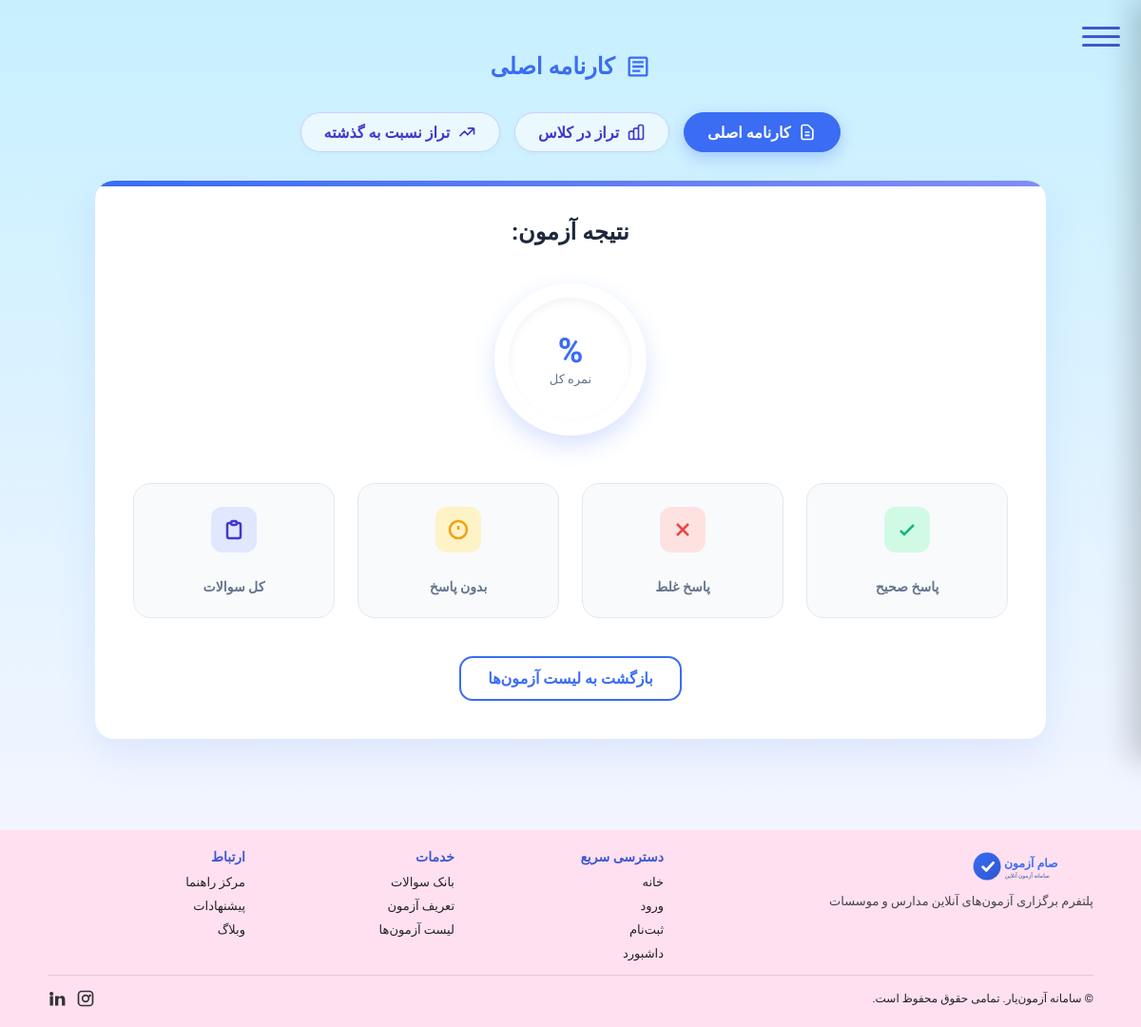
The app's page /accounts/exams/19/result/ (signed in), older data.
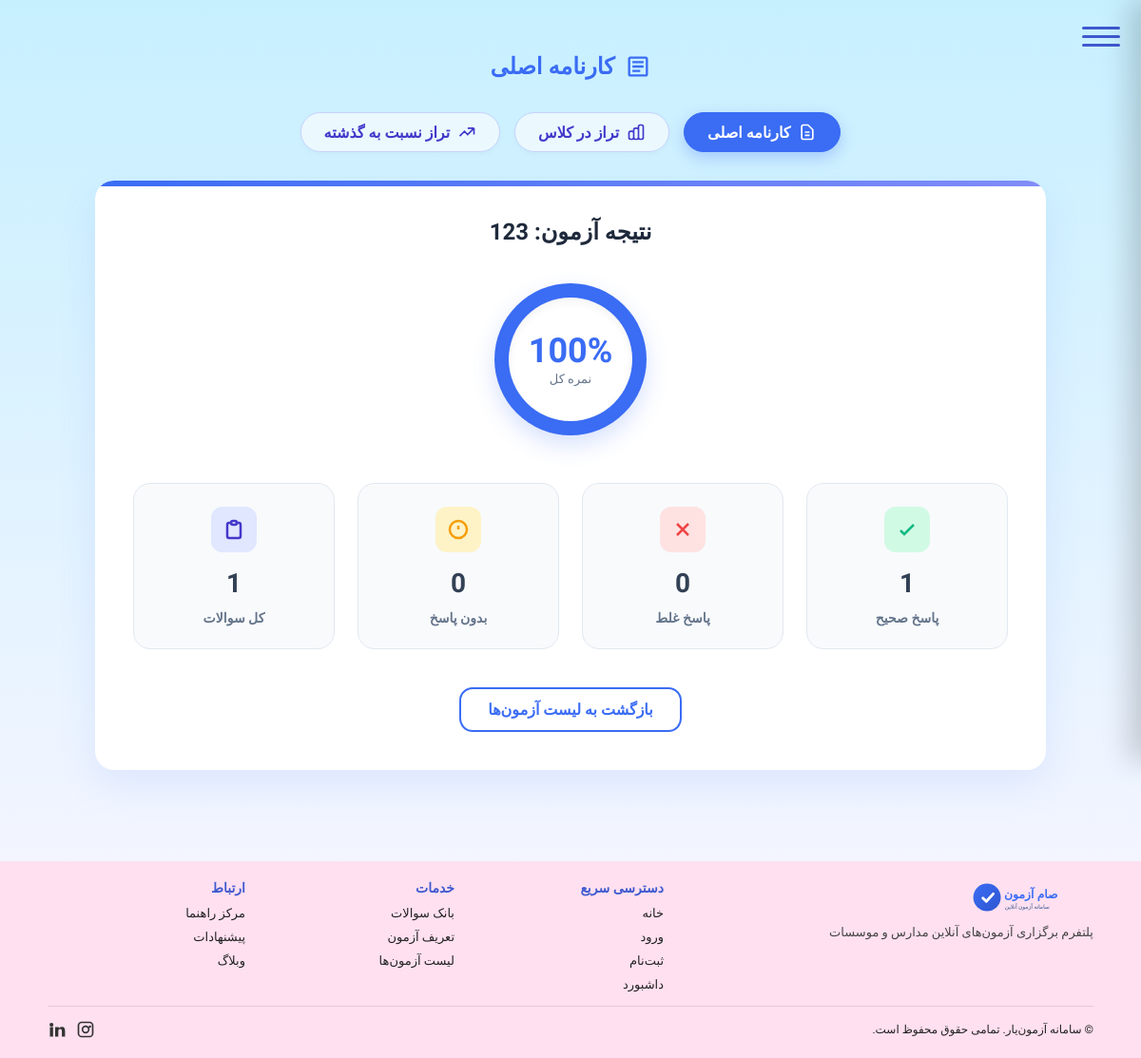
The same page, newer data.
### accounts/models.py (models this page shows, shortened)
class Exam(models.Model):
    name = models.CharField(max_length=200)
    classroom = models.ForeignKey('Classroom', on_delete=models.CASCADE, related_name='exams')
    num_questions = models.PositiveIntegerField(default=0)
    created_by = models.ForeignKey(settings.AUTH_USER_MODEL, on_delete=models.CASCADE, related_name='created_exams')
    students = models.ManyToManyField(settings.AUTH_USER_MODEL, related_name='exams', blank=True)
    created_at = models.DateTimeField(auto_now_add=True)
    source_exam = models.ForeignKey('self', null=True, blank=True, on_delete=models.SET_NULL, related_name='derived_exams')
    shuffle_per_student = models.BooleanField(default=True)
    duration = models.PositiveIntegerField(default=60, help_text="Duration in minutes")
    start_time = models.DateTimeField(null=True, blank=True)
    end_time = models.DateTimeField(null=True, blank=True)
    class Meta:
        verbose_name = "آزمون"
        verbose_name_plural = "آزمون‌ها"

### accounts/views.py (the view, shortened to what this page needs)
# urls.py: path('exams/<int:exam_id>/result/', ExamResultView.as_view(), name='exam_result'),
@method_decorator(login_required, name="dispatch")
class ExamResultView(TemplateView):
    template_name = "accounts/exam_result.html"
    def get_context_data(self, **kwargs):
        ctx = super().get_context_data(**kwargs)
        exam_id = self.kwargs.get("exam_id")
        exam = Exam.objects.filter(pk=exam_id).first()
        if not exam:
            return ctx
        assignment = ExamAssignment.objects.filter(exam=exam, student=self.request.user).first()
        now = timezone.now()
        if not assignment and exam.end_time and now > exam.end_time:
            order_ids = list(exam.questions.values_list("id", flat=True))
            assignment = ExamAssignment.objects.create(exam=exam, student=self.request.user, selected_question_ids=order_ids, score=0, student_answers={}, completed_at=exam.end_time)
        correct = 0
        incorrect = 0
        unanswered = 0
        total = 0
        question_details = []
        if assignment:
            order_ids = assignment.selected_question_ids or list(exam.questions.values_list("id", flat=True))
            qs = Question.objects.filter(id__in=order_ids)
            qmap = {q.id: q for q in qs}
            total = len(order_ids)
            answers = assignment.student_answers or {}
            for qid in order_ids:
                q = qmap.get(qid)
                if not q:
                    continue
                ans = answers.get(str(qid), answers.get(qid))
                if q.kind == "mcq":
                    if ans in ("", None):
                        unanswered += 1
                        question_details.append({
                            "id": qid,
                            "text": q.text,
                            "options": q.options or [],
                            "correct_index": q.correct_index,
                            "chosen_index": None,
                        })
                    else:
                        try:
                            ai = int(ans)
                            if q.correct_index is not None and ai == q.correct_index:
                                correct += 1
                            else:
                                incorrect += 1
                            question_details.append({
                                "id": qid,
                                "text": q.text,
                                "options": q.options or [],
                                "correct_index": q.correct_index,
                                "chosen_index": ai,
                            })
                        except ValueError:
                            incorrect += 1
                            question_details.append({
                                "id": qid,
                                "text": q.text,
                                "options": q.options or [],
                                "correct_index": q.correct_index,
                                "chosen_index": None,
                            })
        score = (correct / total * 100) if total else (assignment.score or 0 if assignment else 0)
        class_asms = ExamAssignment.objects.filter(exam=exam, completed_at__isnull=False).exclude(score__isnull=True)
        import statistics
        scores = [a.score for a in class_asms]
        class_avg = statistics.mean(scores) if scores else 0
        class_max = max(scores) if scores else 0
        class_min = min(scores) if scores else 0
        hist = ExamAssignment.objects.filter(student=self.request.user, completed_at__isnull=False).select_related("exam").order_by("completed_at")
        history_data = [{"exam_name": h.exam.name, "score": h.score or 0} for h in hist]
        best_exam = hist.order_by("-score").first()
        worst_exam = hist.order_by("score").first()
        ctx.update({
            "exam": exam,
            "score_percent": score,
            "correct_count": correct,
            "incorrect_count": incorrect,
            "unanswered_count": unanswered,
            "total_questions": total or exam.questions.count(),
            "class_avg": class_avg,
            "class_max": class_max,
            "class_min": class_min,
            "history_data": history_data,
            "best_exam": best_exam,
            "worst_exam": worst_exam,
            "question_details": question_details,
        })
        return ctx

### templates/accounts/exam_result.html (shortened to what this page needs)
{% extends "base.html" %}
{% load static %}
{% block content %}
<div class="report-container">
  <div class="page-header">
    <div class="page-title">
      <svg width="28" height="28" viewBox="0 0 24 24" fill="currentColor"><path d="M19 3H5c-1.1 0-2 .9-2 2v14c0 1.1.9 2 2 2h14c1.1 0 2-.9 2-2V5c0-1.1-.9-2-2-2zm0 16H5V5h14v14z"/><path d="M7 7h10v2H7zm0 4h10v2H7zm0 4h7v2H7z"/></svg>
      کارنامه اصلی
    </div>
  </div>
  <div class="tabs-wrapper">
    <div class="tab-btn active" data-tab="main">
      <svg width="20" height="20" fill="none" stroke="currentColor" stroke-width="2" viewBox="0 0 24 24"><path d="M9 12h6m-6 4h6m2 5H7a2 2 0 01-2-2V5a2 2 0 012-2h5.586a1 1 0 01.707.293l5.414 5.414a1 1 0 01.293.707V19a2 2 0 01-2 2z"></path></svg>
      کارنامه اصلی
    </div>
    <div class="tab-btn" data-tab="class">
      <svg width="20" height="20" fill="none" stroke="currentColor" stroke-width="2" viewBox="0 0 24 24"><path d="M9 19v-6a2 2 0 00-2-2H5a2 2 0 00-2 2v6a2 2 0 002 2h2a2 2 0 002-2zm0 0V9a2 2 0 012-2h2a2 2 0 012 2v10m-6 0a2 2 0 002 2h2a2 2 0 002-2m0 0V5a2 2 0 012-2h2a2 2 0 012 2v14a2 2 0 01-2 2h-2a2 2 0 01-2-2z"></path></svg>
      تراز در کلاس
    </div>
    <div class="tab-btn" data-tab="history">
      <svg width="20" height="20" fill="none" stroke="currentColor" stroke-width="2" viewBox="0 0 24 24"><path d="M13 7h8m0 0v8m0-8l-8 8-4-4-6 6"></path></svg>
      تراز نسبت به گذشته
    </div>
  </div>
  <div id="tab-main" class="tab-content main-card">
    <div class="exam-name">نتیجه آزمون: {{ exam.name }}</div>
    <div class="score-section">
      <div class="score-circle">
        <div class="score-inner">
          <span class="score-val">{{ score_percent|floatformat:0 }}%</span>
          <span class="score-label">نمره کل</span>
        </div>
      </div>
    </div>
    <div class="stats-grid">
      <div class="stat-box stat-correct">
        <div class="stat-icon">
          <svg width="24" height="24" fill="none" stroke="currentColor" stroke-width="2.5" viewBox="0 0 24 24"><path d="M5 13l4 4L19 7"></path></svg>
        </div>
        <span class="stat-value">{{ correct_count }}</span>
        <span class="stat-label">پاسخ صحیح</span>
      </div>
      <div class="stat-box stat-incorrect">
        <div class="stat-icon">
          <svg width="24" height="24" fill="none" stroke="currentColor" stroke-width="2.5" viewBox="0 0 24 24"><path d="M6 18L18 6M6 6l12 12"></path></svg>
        </div>
        <span class="stat-value">{{ incorrect_count }}</span>
        <span class="stat-label">پاسخ غلط</span>
      </div>
      <div class="stat-box stat-unanswered">
        <div class="stat-icon">
          <svg width="24" height="24" fill="none" stroke="currentColor" stroke-width="2.5" viewBox="0 0 24 24"><path d="M12 8v4m0 4h.01M21 12a9 9 0 11-18 0 9 9 0 0118 0z"></path></svg>
        </div>
        <span class="stat-value">{{ unanswered_count }}</span>
        <span class="stat-label">بدون پاسخ</span>
      </div>
      <div class="stat-box stat-total">
        <div class="stat-icon">
          <svg width="24" height="24" fill="none" stroke="currentColor" stroke-width="2.5" viewBox="0 0 24 24"><path d="M9 5H7a2 2 0 00-2 2v12a2 2 0 002 2h10a2 2 0 002-2V7a2 2 0 00-2-2h-2M9 5a2 2 0 002 2h2a2 2 0 002-2M9 5a2 2 0 012-2h2a2 2 0 012 2"></path></svg>
        </div>
        <span class="stat-value">{{ total_questions }}</span>
        <span class="stat-label">کل سوالات</span>
      </div>
    </div>
    <div class="action-row">
      <a href="{% url 'exams_list' %}" class="btn-outline">بازگشت به لیست آزمون‌ها</a>
    </div>
  </div>
</div>
{% endblock %}

Row changes from the older to the newer data that the page shows:
added Exam: name "123"
Text that changed along with them:
{{ score_percent|floatformat:0 }}: (not shown) → "100"
{{ correct_count }}: (not shown) → "1"
{{ incorrect_count }}: (not shown) → "0"
{{ unanswered_count }}: (not shown) → "0"
{{ total_questions }}: (not shown) → "1"
